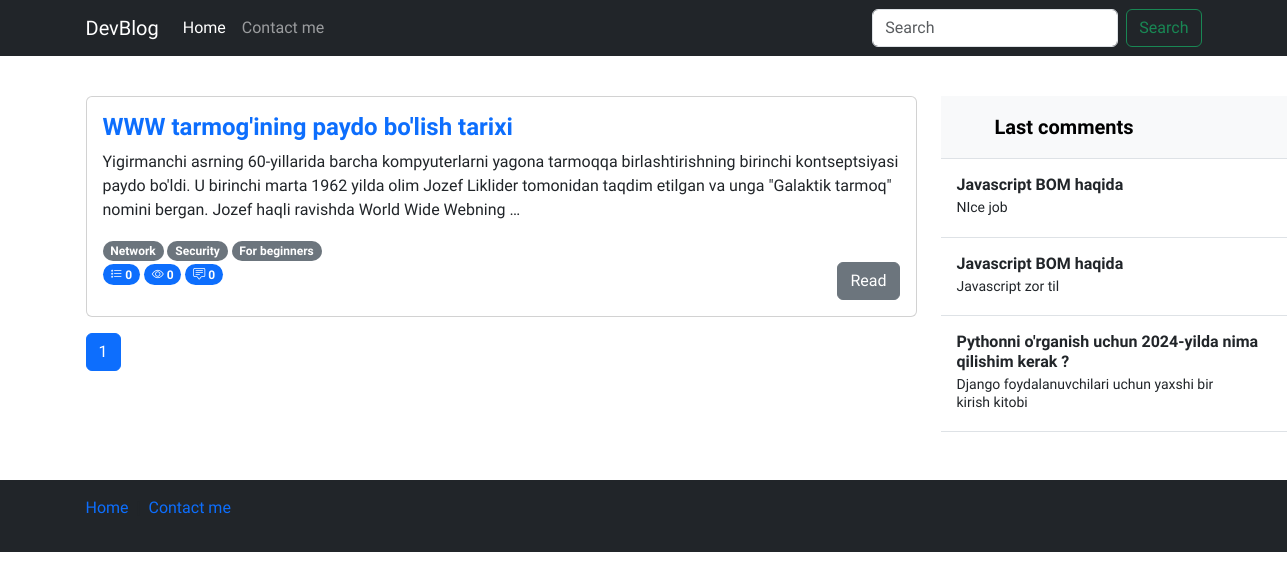
The page /html/posts on the database as committed earlier.
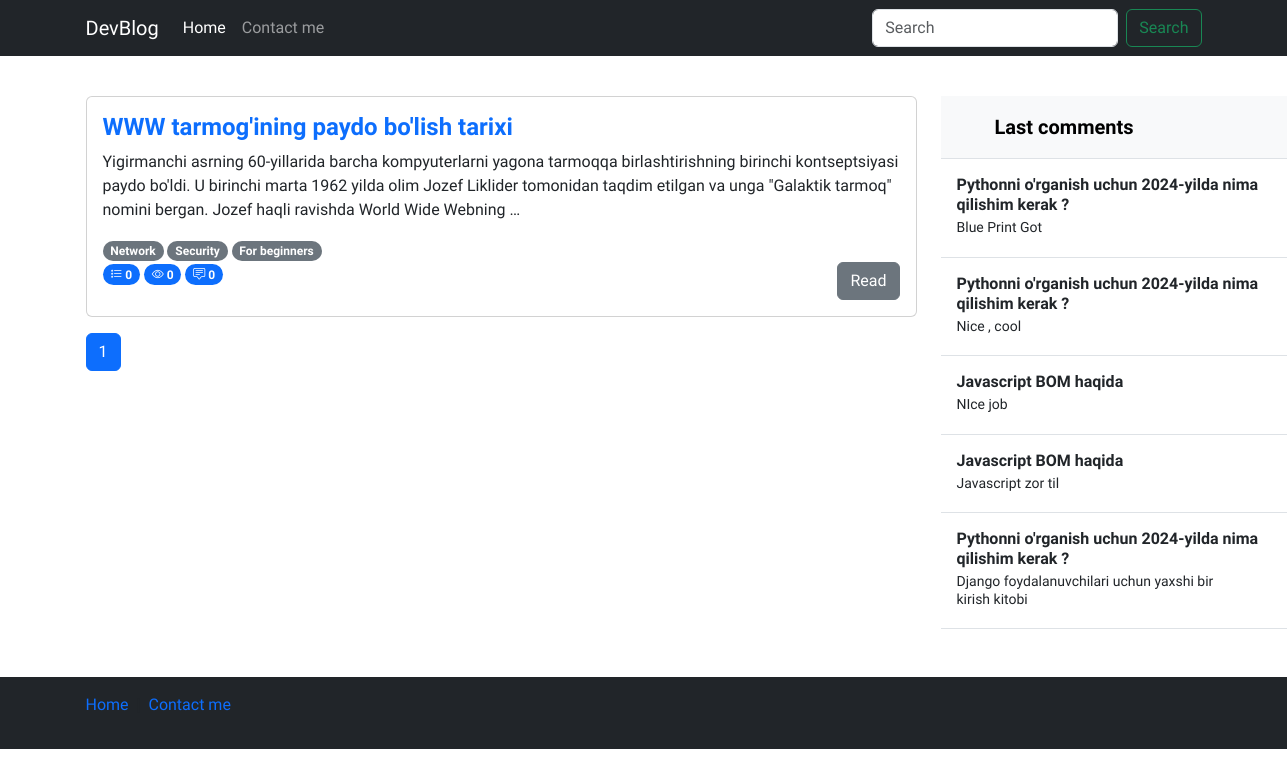
The same page on the database as committed later.
### blog/models.py (models this page shows, shortened)
class Post(models.Model):
    title = models.CharField(verbose_name="Post title",max_length=550)
    body = models.TextField(verbose_name="Post body")
    author = models.CharField(verbose_name="Post author",default="Admin",max_length=100)
    category = models.ForeignKey(Category, on_delete=models.PROTECT,related_name='posts')
    tag = models.ManyToManyField(Tag)
    views = models.PositiveIntegerField(default=0)
    publish_date = models.DateTimeField(verbose_name="Published time",auto_now_add=True)
    published = models.BooleanField(default=True)
    on_top = models.BooleanField(default=False)

class Tag(models.Model):
    name = models.CharField(verbose_name="Tag name",max_length=250)
    slug = models.SlugField(max_length=250, unique=True)

class Comment(models.Model):
    author = models.CharField(verbose_name="Comment author",max_length=100,blank=False)
    comment = models.TextField(verbose_name="Comment")
    post = models.ForeignKey(Post, on_delete=models.CASCADE, related_name='comments')

### blog/views.py (the view)
# urls.py: path("<category_slug>/posts", views.category_list, name='category_list'),
def category_list(request,category_slug):
    category = Category.objects.get(slug=category_slug)
    posts = Post.objects.filter(category=category)
    last_comments = Comment.objects.all().order_by("-id")[:10]
    paginator = Paginator(posts, 3)
    page_number = request.GET.get("page")
    page_obj = paginator.get_page(page_number)
    return render(request,"index.html",context={"page_obj":page_obj,"last_comments":last_comments} )

### templates/index.html (shortened to what the changed rows need)
{% load static %}
<!DOCTYPE html>
<html lang="en">
  <head>
    <link rel="stylesheet" href="{% static 'css/style.css' %}" />
    <link
      rel="stylesheet"
      href="https://cdn.jsdelivr.net/npm/bootstrap-icons@1.11.3/font/bootstrap-icons.min.css"
    />
    <link
      href="https://cdn.jsdelivr.net/npm/bootstrap@5.3.2/dist/css/bootstrap.min.css"
      rel="stylesheet"
    />
  </head>
  <body>
    <main>
      <section>
        <div class="container-md">
          <div class="row">
            <div class="col-sm-12 col-md-9">
              {% for post in page_obj %}
              <div class="card mb-3">
                <div class="card-body">
                  <div class="content">
                    <a
                      href="{% url 'blog:detail' post.id %}"
                      class="text-decoration-none"
                    >
                      <h4 class="card-title fw-bold">{{post.title}}</h4></a
                    >
                    <p class="card-text">{{post.body|truncatewords:'35'}}</p>
                    {% for tag in post.tag.all %}
                    <span class="badge rounded-pill text-bg-secondary"
                      >{{tag.name}}</span
                    >
                    {% endfor %}
                    <br />
                    <span class="badge bg-primary rounded-pill">
                      <i class="bi bi-list-stars"></i>
                      {{post.ratings.all.count}}
                    </span>
                    <span class="badge bg-primary rounded-pill">
                      <i class="bi bi-eye"></i>
                      {{post.views}}
                    </span>
                    <span class="badge bg-primary rounded-pill">
                      <i class="bi bi-chat-square-text"></i>
                      {{post.comments.all.count}}
                    </span>
                    <a
                      href="{% url 'blog:detail' post.id %}"
                      class="btn btn-secondary float-end"
                      >Read</a
                    >
                  </div>
                </div>
              </div>
              {% empty %}
              <h3>Posts not found !</h3>
              {% endfor %}
              <nav aria-label="...">
                <ul class="pagination">
                  {% for page in page_obj.paginator.page_range %}
                  <li class="page-item {% if page_obj.number == page %} active {% endif %}">
                    <a class="page-link" href="?page={{ page }}">{{ page }}</a>
                  </li>
                  {% endfor %}
                </ul>
              </nav>
            </div>
            <div class="col-sm-none col-md-3">
              <div
                class="d-flex flex-column align-items-stretch flex-shrink-0 bg-body-tertiary"
                style="width: 380px"
              >
                <div
                  class="list-group list-group-flush border-bottom scrollarea"
                >
                  {% for comment in last_comments %}
                  <a
                    href="{% url 'blog:detail' comment.post.id %}"
                    class="list-group-item list-group-item-action py-3 lh-sm"
                  >
                    <div
                      class="d-flex w-100 align-items-center justify-content-between"
                    >
                      <strong class="mb-1">{{comment.post.title}}</strong>
                    </div>
                    <div class="col-10 mb-1 small">{{comment.comment}}</div>
                  </a>
                  {% endfor %}
                </div>
              </div>
            </div>
          </div>
        </div>
      </section>
    </main>
  </body>
</html>

Rows that differ between the two databases and show on the page:
added Comment: post "Pythonni o'rganish uchun 2024-yilda nima qilishim kerak ?", comment "Blue Print Got"
added Comment: post "Pythonni o'rganish uchun 2024-yilda nima qilishim kerak ?", comment "Nice , cool"
